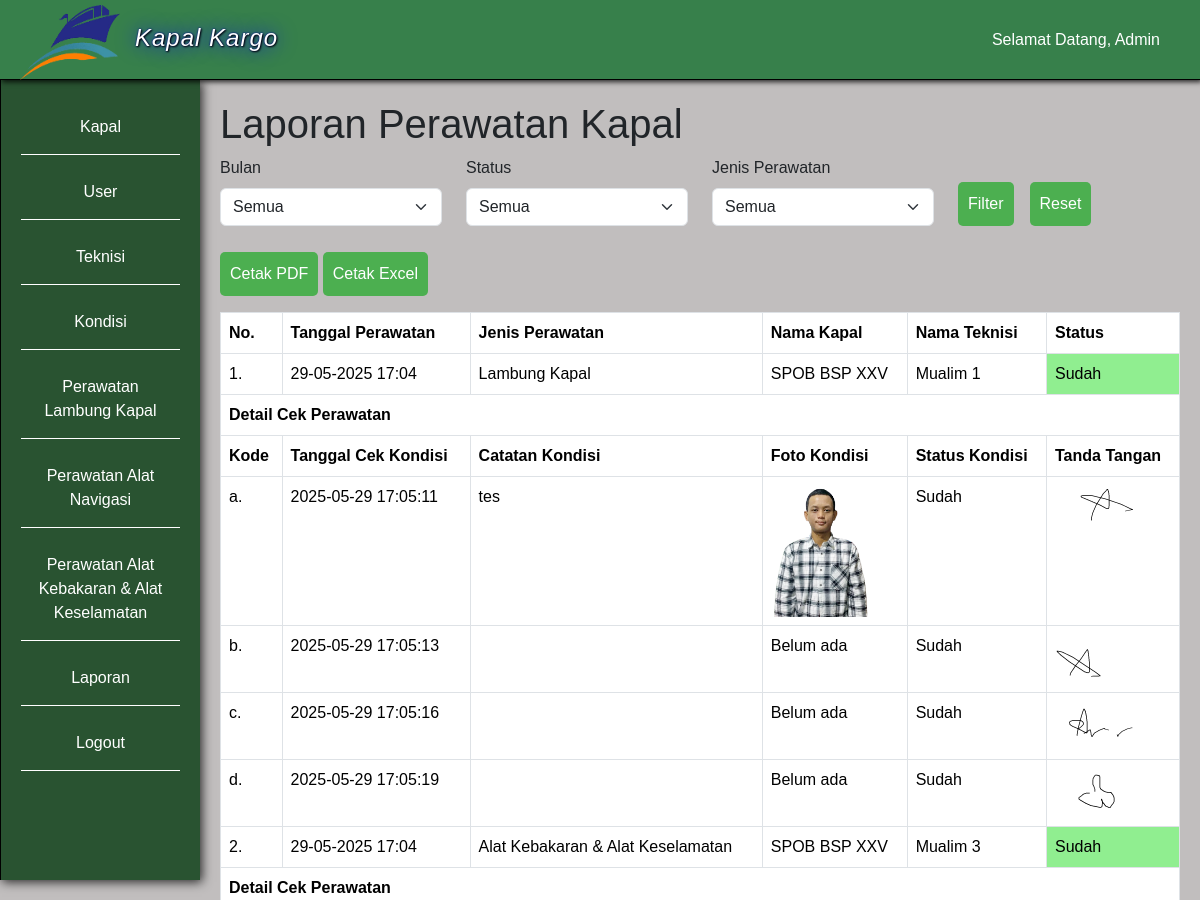
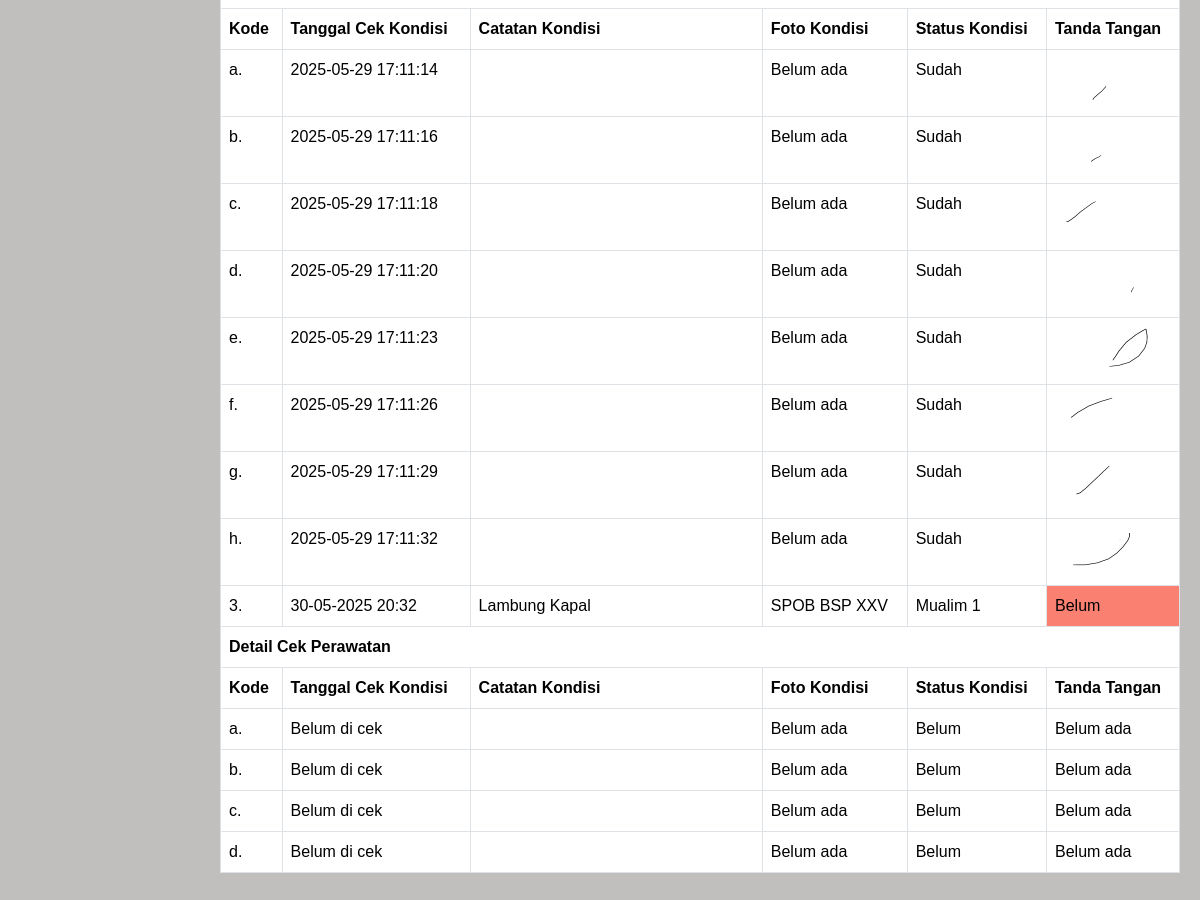
The app's page /laporan.php (signed in) with its own data (2 pictures, top to bottom).
### tables this page shows
CREATE TABLE `user` (
  `id_user` int(11) NOT NULL,
  `nama_lengkap` varchar(50) NOT NULL,
  `username` varchar(50) NOT NULL,
  `password` varchar(255) NOT NULL,
  `role` enum('Administrator','Operator') NOT NULL
);

CREATE TABLE `jenis_perawatan` (
  `id_jenis_perawatan` int(11) NOT NULL,
  `jenis_perawatan` varchar(100) NOT NULL
);

CREATE TABLE `perawatan` (
  `id_perawatan` int(11) NOT NULL,
  `id_kapal` int(11) NOT NULL,
  `id_teknisi` int(11) NOT NULL,
  `id_jenis_perawatan` int(11) NOT NULL,
  `tanggal_perawatan` datetime NOT NULL,
  `status` enum('Sudah','Belum') DEFAULT NULL
);

CREATE TABLE `kapal` (
  `id_kapal` int(11) NOT NULL,
  `nama_kapal` varchar(255) NOT NULL,
  `foto_kapal` text NOT NULL
);

CREATE TABLE `teknisi` (
  `id_teknisi` int(11) NOT NULL,
  `nama` varchar(50) NOT NULL,
  `jabatan` varchar(50) NOT NULL,
  `id_jenis_perawatan` int(11) NOT NULL
);

CREATE TABLE `detail_perawatan` (
  `id_detail_perawatan` int(11) NOT NULL,
  `id_perawatan` int(11) NOT NULL,
  `id_kondisi` int(11) NOT NULL,
  `catatan_kondisi` text DEFAULT NULL,
  `foto_kondisi` text DEFAULT NULL,
  `status_kondisi` enum('Sudah','Belum') DEFAULT 'Belum',
  `tanggal_cek_kondisi` datetime DEFAULT NULL,
  `tanda_tangan` text DEFAULT NULL
);

### laporan.php (the view, shortened to what this page needs)
<?php
include 'koneksi.php';
$id_user = $_SESSION['id_user'];
$dataUser = mysqli_fetch_assoc(mysqli_query($conn, "SELECT * FROM user WHERE id_user = '$id_user'"));
$filter_bulan = $_GET['bulan'] ?? '';
$filter_status = $_GET['status'] ?? '';
$filter_jenis = $_GET['jenis_perawatan'] ?? '';
$query = "SELECT * FROM perawatan
INNER JOIN kapal ON perawatan.id_kapal = kapal.id_kapal
INNER JOIN teknisi ON perawatan.id_teknisi = teknisi.id_teknisi
INNER JOIN jenis_perawatan ON perawatan.id_jenis_perawatan = jenis_perawatan.id_jenis_perawatan
WHERE 1=1";
$query .= " ORDER BY tanggal_perawatan ASC";
$perawatan = mysqli_query($conn, $query);
?>
<!doctype html>
<html lang="id">
<head>
    <link href="https://cdn.jsdelivr.net/npm/bootstrap@5.3.3/dist/css/bootstrap.min.css" rel="stylesheet">
    <link rel="stylesheet" href="style.css">
  </head>
<body>
<?php include 'top-side-bar.php'; ?>
<div class="main">
    <h1>Laporan Perawatan Kapal</h1>
    <form method="get" class="row justify-content-center mb-3">
        <div class="col-md-3">
            <label>Bulan</label>
            <select name="bulan" class="form-select">
                <option value="">Semua</option>
            </select>
        </div>
        <div class="col-md-3">
            <label>Status</label>
            <select name="status" class="form-select">
                <option value="">Semua</option>
            </select>
        </div>
        <div class="col-md-3">
            <label>Jenis Perawatan</label>
            <select name="jenis_perawatan" class="form-select">
                <option value="">Semua</option>
            </select>
        </div>
        <div class="col-md-3 d-flex align-items-end">
            <button type="submit" class="btn btn-primary">Filter</button>
            <a href="laporan.php" class="btn btn-primary ms-3">Reset</a>
        </div>
    </form>
    <div class="mb-3">
        <a href="cetak_pdf.php?bulan=<?= $filter_bulan ?>&status=<?= $filter_status ?>&jenis_perawatan=<?= $filter_jenis ?>" target="_blank" class="btn btn-danger">Cetak PDF</a>
        <a href="cetak_excel.php?bulan=<?= $filter_bulan ?>&status=<?= $filter_status ?>&jenis_perawatan=<?= $filter_jenis ?>" class="btn btn-success">Cetak Excel</a>
    </div>
    <table class="table table-bordered">
        <thead>
            <tr>
                <th>No.</th>
                <th>Tanggal Perawatan</th>
                <th>Jenis Perawatan</th>
                <th>Nama Kapal</th>
                <th>Nama Teknisi</th>
                <th>Status</th>
            </tr>
        </thead>
        <tbody>
            <?php $i = 1; foreach ($perawatan as $data_perawatan): ?>
                <?php
                    $id_perawatan = $data_perawatan['id_perawatan'];
                    $update_detail_perawatan = mysqli_query($conn, "SELECT * FROM detail_perawatan WHERE id_perawatan = '$id_perawatan' AND status_kondisi = 'Sudah' AND tanda_tangan IS NOT NULL");
                    if (mysqli_num_rows($update_detail_perawatan) > 0) {
                        mysqli_query($conn, "UPDATE perawatan SET status = 'Sudah' WHERE id_perawatan = '$id_perawatan'");
                    }
                ?>
                <tr>
                    <td><?= $i++ ?>.</td>
                    <td><?= date('d-m-Y H:i', strtotime($data_perawatan['tanggal_perawatan'])) ?></td>
                    <td><?= $data_perawatan['jenis_perawatan'] ?></td>
                    <td><?= $data_perawatan['nama_kapal'] ?></td>
                    <td><?= $data_perawatan['nama'] ?></td>
                    <td style="background-color: <?= $data_perawatan['status'] == 'Sudah' ? 'lightgreen' : 'salmon' ?>;">
                        <?= $data_perawatan['status'] ?>
                    </td>
                </tr>
                <?php
                    $detail_perawatan = mysqli_query($conn, "SELECT * FROM detail_perawatan
                    INNER JOIN kondisi ON detail_perawatan.id_kondisi = kondisi.id_kondisi
                    WHERE id_perawatan = '$id_perawatan'");
                ?>
                <tr><th colspan="6">Detail Cek Perawatan</th></tr>
                <tr>
                    <th>Kode</th>
                    <th>Tanggal Cek Kondisi</th>
                    <th>Catatan Kondisi</th>
                    <th>Foto Kondisi</th>
                    <th>Status Kondisi</th>
                    <th>Tanda Tangan</th>
                </tr>
                <?php
                    $abjad = range('a', 'z');
                    $j = 0;
                ?>
                <?php foreach ($detail_perawatan as $ddp): ?>
                    <tr>
                        <td><?= $abjad[$j++] ?>.</td>
                        <td><?= ($ddp['tanggal_cek_kondisi'] && $ddp['tanggal_cek_kondisi'] != '0000-00-00 00:00:00') ? $ddp['tanggal_cek_kondisi'] : 'Belum di cek' ?></td>
                        <td><?= $ddp['catatan_kondisi'] ?></td>
                        <td>
                            <?php if ($ddp['foto_kondisi']): ?>
                                <a href="foto/detail_perawatan/<?= $ddp['foto_kondisi'] ?>" target="_blank">
                                    <img src="foto/detail_perawatan/<?= $ddp['foto_kondisi'] ?>" width="100">
                                </a>
                            <?php else: ?>Belum ada<?php endif ?>
                        </td>
                        <td><?= $ddp['status_kondisi'] ?></td>
                        <td>
                            <?php if ($ddp['tanda_tangan']): ?>
                                <a href="foto/tanda_tangan/<?= $ddp['tanda_tangan'] ?>" target="_blank">
                                    <img src="foto/tanda_tangan/<?= $ddp['tanda_tangan'] ?>" width="100">
                                </a>
                            <?php else: ?>Belum ada<?php endif ?>
                        </td>
                    </tr>
                <?php endforeach ?>
            <?php endforeach ?>
        </tbody>
    </table>
</div>
</body>
</html>

### top-side-bar.php
<div class="topbar" style="z-index: 9999;">
    <div class="logo">
        <img src="foto/logo.png" alt="logo kapal">
        <a href="index.php">Kapal Kargo</a>
    </div>
    <nav>
        <ul>
            <li><a href="#">Selamat Datang, <?= $dataUser['nama_lengkap']; ?> </a></li>
        </ul>
    </nav>
</div>
<div class="sidebar">
    <ul>
        <li><a href="kapal.php">Kapal</a></li>
        <?php if ($dataUser['role'] == 'Administrator'): ?>
            <li><a href="user.php">User</a></li>
            <li><a href="teknisi.php">Teknisi</a></li>
            <li><a href="kondisi.php">Kondisi</a></li>
        <?php endif ?>
        <?php
            $sidebar_jenis_perawatan = mysqli_query($conn, "SELECT * FROM jenis_perawatan");
         ?>
        <?php foreach ($sidebar_jenis_perawatan as $data_sidebar_jenis_perawatan): ?>
            <li><a href="perawatan.php?id_jenis_perawatan=<?= $data_sidebar_jenis_perawatan['id_jenis_perawatan']; ?>">Perawatan <?= $data_sidebar_jenis_perawatan['jenis_perawatan']; ?></a></li>
        <?php endforeach ?>
        <li><a href="laporan.php">Laporan</a></li>
        <li><a href="logout.php">Logout</a></li>
    </ul>
</div>

### style.css (style rules this page uses)
body { font-family: Arial, sans-serif; background-color: #c1bebe; margin: 0; }
label { display: block; margin-bottom: 8px; }
.btn { margin-top: 10px; display: inline-block; padding: 10px; border: none; border-radius: 5px; background-color: #4CAF50; color: #fff; font-size: 16px; cursor: pointer; text-decoration: none; }
.topbar { background-color: rgb(55, 128, 75); color: #fff; display: flex; align-items: center; padding: 20px; position: fixed; width: 100%; height: 80px; border-bottom: 1px solid black; box-shadow: 2px 2px 5px rgba(0,0,0,0.8); }
.logo { font-size: 24px; font-weight: 500; margin-right: auto; }
.logo img { width: 100px; height: 75px; margin-top: 5px; margin-right: 15px; float: left; }
.logo a { display: inline-block; margin-top: 20px; font-family:impact, sans-serif; letter-spacing: 1px; text-shadow: 1px 1px 2px black, 0 0 20px blue, 0 0 2px darkblue; font-style: italic; text-decoration: none; color: white; }
nav ul { list-style: none; margin: 0; padding: 0; display: flex; }
nav li { margin-right: 20px; }
nav a { color: #fff; text-decoration: none; font-size: 16px; }
.sidebar { background-color: #295331; color: #fff; height: 100vh; width: 200px; position: fixed; left: 0; padding: 20px; top: 80px; border-left: 1px solid black; box-shadow: 2px 2px 10px rgba(0,0,0,0.8); }
.sidebar ul { list-style: none; margin: 0; padding: 0; }
.sidebar li { border-bottom: 1px solid white; margin-bottom: 10px; text-align: center; }
.sidebar a { display: inline-block; color: #fff; text-decoration: none; font-size: 16px; width: 100%; padding: 15px; margin: auto; }
.main { padding-left: 220px; padding-right: 20px; padding-bottom: 20px; padding-top: 100px; }

### records on screen
user: nama_lengkap "Admin"
jenis_perawatan: jenis_perawatan "Lambung Kapal"
jenis_perawatan: jenis_perawatan "Alat Navigasi"
jenis_perawatan: jenis_perawatan "Alat Kebakaran & Alat Keselamatan"
perawatan: tanggal_perawatan "29-05-2025 17:04", id_jenis_perawatan.jenis_perawatan "Lambung Kapal", id_kapal.nama_kapal "SPOB BSP XXV", id_teknisi.nama "Mualim 1", status "Sudah"
detail_perawatan: j "a", tanggal_cek_kondisi "2025-05-29 17:05:11", catatan_kondisi "tes", foto_kondisi (picture), status_kondisi "Sudah", tanda_tangan (picture)
detail_perawatan: j "b", tanggal_cek_kondisi "2025-05-29 17:05:13", foto_kondisi "Belum ada", status_kondisi "Sudah", tanda_tangan (picture)
detail_perawatan: j "c", tanggal_cek_kondisi "2025-05-29 17:05:16", foto_kondisi "Belum ada", status_kondisi "Sudah", tanda_tangan (picture)
detail_perawatan: j "d", tanggal_cek_kondisi "2025-05-29 17:05:19", foto_kondisi "Belum ada", status_kondisi "Sudah", tanda_tangan (picture)
perawatan: tanggal_perawatan "29-05-2025 17:04", id_jenis_perawatan.jenis_perawatan "Alat Kebakaran & Alat Keselamatan", id_kapal.nama_kapal "SPOB BSP XXV", id_teknisi.nama "Mualim 3", status "Sudah"
detail_perawatan: j "a", tanggal_cek_kondisi "2025-05-29 17:11:14", foto_kondisi "Belum ada", status_kondisi "Sudah", tanda_tangan (picture)
detail_perawatan: j "b", tanggal_cek_kondisi "2025-05-29 17:11:16", foto_kondisi "Belum ada", status_kondisi "Sudah", tanda_tangan (picture)
detail_perawatan: j "c", tanggal_cek_kondisi "2025-05-29 17:11:18", foto_kondisi "Belum ada", status_kondisi "Sudah", tanda_tangan (picture)
detail_perawatan: j "d", tanggal_cek_kondisi "2025-05-29 17:11:20", foto_kondisi "Belum ada", status_kondisi "Sudah", tanda_tangan (picture)
detail_perawatan: j "e", tanggal_cek_kondisi "2025-05-29 17:11:23", foto_kondisi "Belum ada", status_kondisi "Sudah", tanda_tangan (picture)
detail_perawatan: j "f", tanggal_cek_kondisi "2025-05-29 17:11:26", foto_kondisi "Belum ada", status_kondisi "Sudah", tanda_tangan (picture)
detail_perawatan: j "g", tanggal_cek_kondisi "2025-05-29 17:11:29", foto_kondisi "Belum ada", status_kondisi "Sudah", tanda_tangan (picture)
detail_perawatan: j "h", tanggal_cek_kondisi "2025-05-29 17:11:32", foto_kondisi "Belum ada", status_kondisi "Sudah", tanda_tangan (picture)
perawatan: tanggal_perawatan "30-05-2025 20:32", id_jenis_perawatan.jenis_perawatan "Lambung Kapal", id_kapal.nama_kapal "SPOB BSP XXV", id_teknisi.nama "Mualim 1", status "Belum"
detail_perawatan: j "a", shows "Belum di cek", foto_kondisi "Belum ada", status_kondisi "Belum", tanda_tangan "Belum ada"
detail_perawatan: j "b", shows "Belum di cek", foto_kondisi "Belum ada", status_kondisi "Belum", tanda_tangan "Belum ada"
detail_perawatan: j "c", shows "Belum di cek", foto_kondisi "Belum ada", status_kondisi "Belum", tanda_tangan "Belum ada"
detail_perawatan: j "d", shows "Belum di cek", foto_kondisi "Belum ada", status_kondisi "Belum", tanda_tangan "Belum ada"
